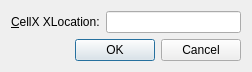
<?xml version="1.0" encoding="UTF-8"?>
<ui version="4.0">
 <class>GoToCellDialog</class>
 <widget class="QDialog" name="GoToCellDialog">
  <property name="geometry">
   <rect>
    <x>0</x>
    <y>0</y>
    <width>252</width>
    <height>70</height>
   </rect>
  </property>
  <property name="windowTitle">
   <string>GoToCellDialog</string>
  </property>
  <layout class="QVBoxLayout" name="verticalLayout">
   <item>
    <layout class="QHBoxLayout" name="horizontalLayout">
     <item>
      <widget class="QLabel" name="label">
       <property name="text">
        <string>&amp;CellX XLocation:</string>
       </property>
       <property name="buddy">
        <cstring>lineEdit</cstring>
       </property>
      </widget>
     </item>
     <item>
      <widget class="QLineEdit" name="lineEdit"/>
     </item>
    </layout>
   </item>
   <item>
    <widget class="QDialogButtonBox" name="buttonBox">
     <property name="standardButtons">
      <set>QDialogButtonBox::Cancel|QDialogButtonBox::Ok</set>
     </property>
    </widget>
   </item>
  </layout>
 </widget>
 <resources/>
 <connections/>
</ui>
